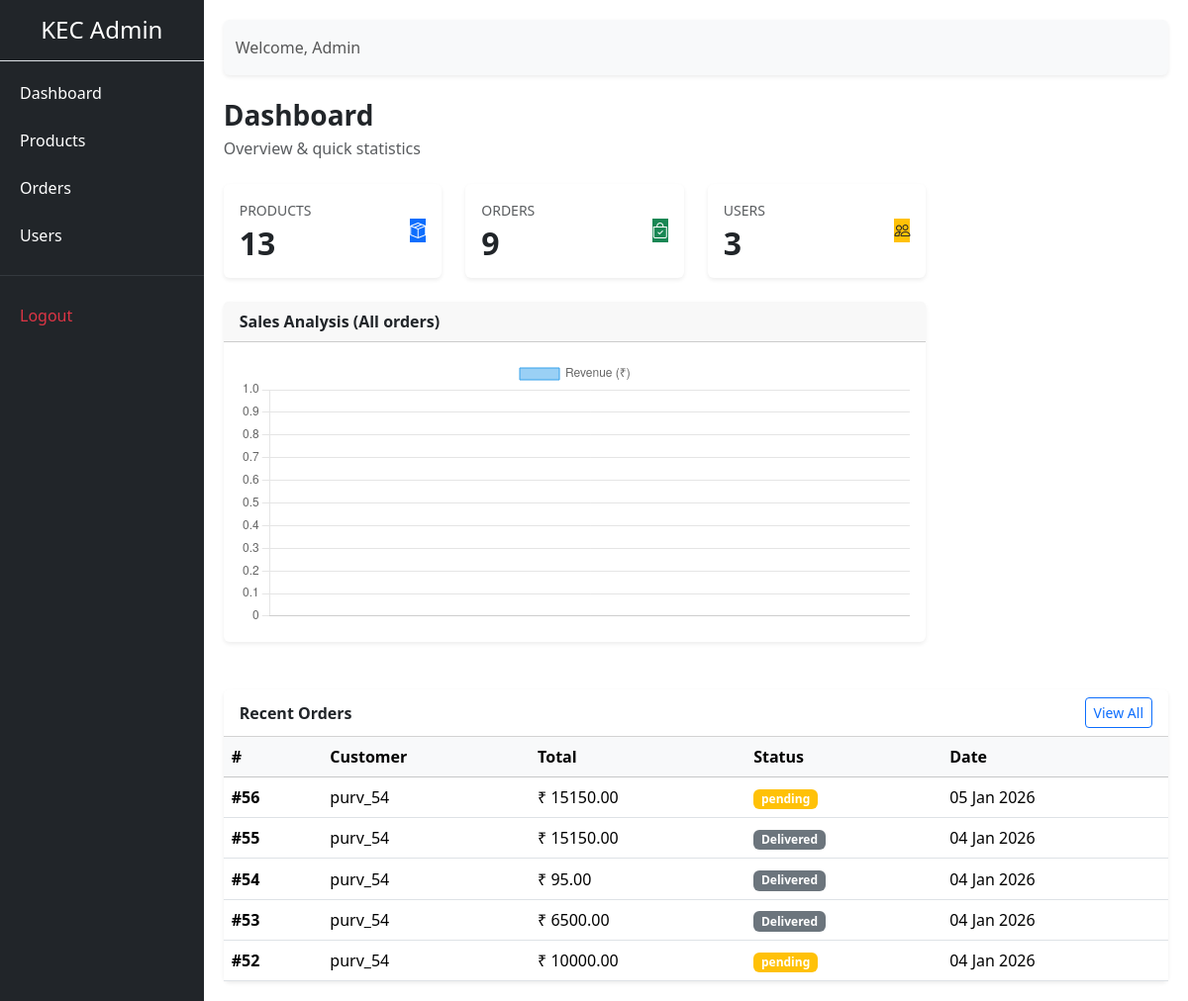
Page /admin-panel/dashboard/ (signed in) on the earlier database version.
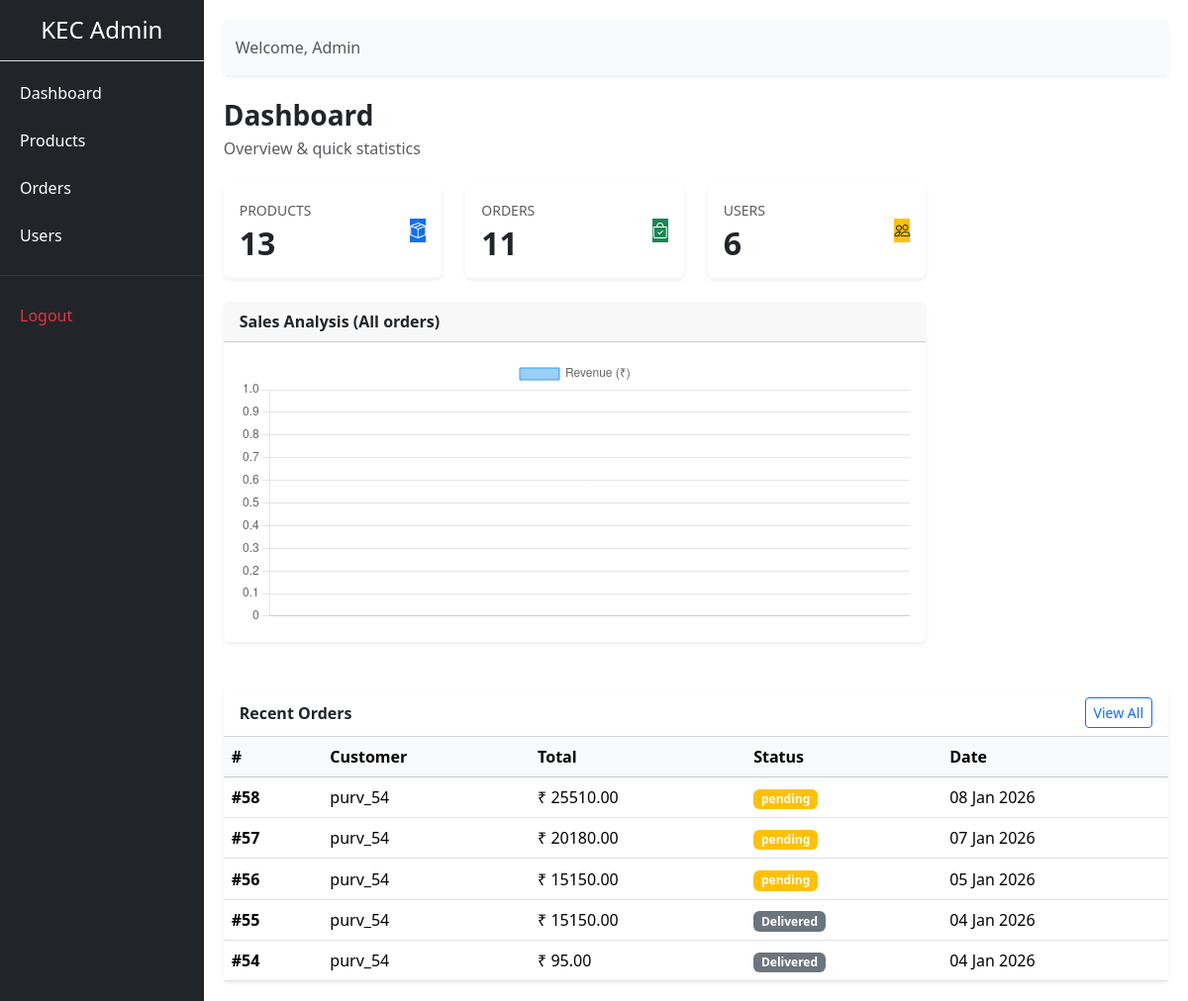
Same page on the later database version.
### store/models.py (models this page shows, shortened)
class Order(models.Model):
    STATUS_CHOICES = (
        ('pending', 'Pending'),
        ('shipped', 'Shipped'),
        ('delivered', 'Delivered'),
        ('confirmed', 'Confirmed'),
        ('cancelled', 'Cancelled'),
    )
    PAYMENT_STATUS = (
        ('pending', 'Pending'),
        ('paid', 'Paid'),
        ('failed', 'Failed'),
    )
    PAYMENT_METHOD = (
        ('cod', 'Cash On Delivery'),
        ('razorpay', 'Razorpay'),
    )
    user = models.ForeignKey(User, on_delete=models.SET_NULL, null=True, blank=True)
    full_name = models.CharField(max_length=200)
    email = models.EmailField()
    phone = models.CharField(max_length=15)
    address = models.TextField()
    city = models.CharField(max_length=100)
    pincode = models.CharField(max_length=10)
    notes = models.TextField(blank=True, null=True)
    status = models.CharField(max_length=20, choices=STATUS_CHOICES, default='pending')
    payment_method = models.CharField(max_length=20, choices=PAYMENT_METHOD, null=True,blank=True)
    payment_status = models.CharField(max_length=20, choices=PAYMENT_STATUS, default='pending')
    razorpay_order_id = models.CharField(max_length=100, blank=True, null=True)
    razorpay_payment_id = models.CharField(max_length=100, blank=True, null=True)
    razorpay_signature = models.CharField(max_length=200, blank=True, null=True)
    created_at = models.DateTimeField(auto_now_add=True)
    @property
    def total_amount(self):
        return sum(item.subtotal for item in self.items.all())

class OrderItem(models.Model):
    order = models.ForeignKey(Order, on_delete=models.CASCADE, related_name="items")
    product = models.ForeignKey(Product, on_delete=models.SET_NULL, null=True)
    quantity = models.PositiveIntegerField(default=1)
    price = models.DecimalField(max_digits=10, decimal_places=2)
    @property
    def subtotal(self):
        return self.quantity * self.price

### adminpanel/views.py (the view, shortened to what this page needs)
# urls.py: path('dashboard/', views.dashboard, name='dashboard'),
@login_required(login_url='adminpanel:login')
@user_passes_test(is_admin)
def dashboard(request):
    total_products = Product.objects.count()
    total_users = User.objects.count()
    total_orders = Order.objects.count()
    recent_orders = Order.objects.order_by('-created_at')[:5]
    total_revenue = sum(order.total_amount for order in Order.objects.all())
    category_sales = (
        OrderItem.objects
        .filter(order__status='delivered')
        .values(
            'product__category__name',
            'product__category'
        )
        .annotate(
            revenue=Sum(F('price') * F('quantity'))
        )
        .order_by('-revenue')
    )
    category_labels = []
    category_revenues = []
    context = {
        'total_products': total_products,
        'total_users': total_users,
        'total_orders': total_orders,
        'recent_orders': recent_orders,
        'total_revenue': total_revenue,
        'category_labels': category_labels,
        'category_revenues': category_revenues,
    }
    return render(request, 'adminpanel/dashboard.html', context)

### adminpanel/views.py (called while the page is built)
def is_admin(user):
    return user.is_authenticated and user.is_staff

### store/context_processors.py (called while the page is built)
def wishlist_count(request):
    if request.user.is_authenticated:
        count = Wishlist.objects.filter(user=request.user).count()
    else:
        count = 0
    return {'wishlist_count': count}

### adminpanel/templates/adminpanel/dashboard.html (shortened to what the changed rows need)
{% extends 'adminpanel/base.html' %}
{% block content %}
<div class="row g-4">
    <div class="col-md-3">
        <div class="card stat-card shadow-sm border-0">
            <div class="card-body d-flex justify-content-between align-items-center">
                <div>
                    <h2 class="fw-bold mb-0">{{ total_products }}</h2>
                </div>
            </div>
        </div>
    </div>
    <div class="col-md-3">
        <div class="card stat-card shadow-sm border-0">
            <div class="card-body d-flex justify-content-between align-items-center">
                <div>
                    <p class="text-muted mb-1 text-uppercase small">Orders</p>
                    <h2 class="fw-bold mb-0">{{ total_orders }}</h2>
                </div>
            </div>
        </div>
    </div>
    <div class="col-md-3">
        <div class="card stat-card shadow-sm border-0">
            <div class="card-body d-flex justify-content-between align-items-center">
                <div>
                    <p class="text-muted mb-1 text-uppercase small">Users</p>
                    <h2 class="fw-bold mb-0">{{ total_users }}</h2>
                </div>
            </div>
        </div>
    </div>
</div>
<div class="card mt-5 shadow-sm border-0">
    <div class="card-body p-0">
        <table class="table table-hover align-middle mb-0">
            <thead class="table-light">
                <tr>
                    <th>#</th>
                    <th>Customer</th>
                    <th>Total</th>
                    <th>Status</th>
                    <th>Date</th>
                </tr>
            </thead>
            <tbody>
                {% for order in recent_orders %}
                <tr>
                    <td><strong>#{{ order.id }}</strong></td>
                    <td>{{ order.user.username }}</td>
                    <td>₹ {{ order.total_amount }}</td>
                    <td>
                        <span class="badge
                            {% if order.status|lower == 'pending' %} bg-warning
                            {% elif order.status|lower == 'completed' %} bg-success
                            {% elif order.status|lower == 'cancelled' %} bg-danger
                            {% else %} bg-secondary {% endif %}
                        ">
                            {{ order.status }}
                        </span>
                    </td>
                    <td>{{ order.created_at|date:"d M Y" }}</td>
                </tr>
                {% empty %}
                <tr>
                    <td colspan="5" class="text-center text-muted py-4">
                        No recent orders found
                    </td>
                </tr>
                {% endfor %}
            </tbody>
        </table>
    </div>
</div>
{% endblock %}
{% block extra_js %}
<script>
document.addEventListener("DOMContentLoaded", function () {
    const labelsEl = document.getElementById("category-labels");
    const revenuesEl = document.getElementById("category-revenues");
    if (!labelsEl || !revenuesEl) {
        console.error("Category sales data missing");
        return;
    }
    const labels = JSON.parse(labelsEl.textContent);
    const revenues = JSON.parse(revenuesEl.textContent);
    const ctx = document.getElementById("categorySalesChart");
    if (!ctx) return;
    new Chart(ctx, {
        type: "bar",
        data: {
            labels: labels,
            datasets: [{
                label: "Revenue (₹)",
                data: revenues,
                borderWidth: 1
            }]
        },
        options: {
            responsive: true,
            scales: {
                y: { beginAtZero: true }
            }
        }
    });
});
</script>
{% endblock %}

Differences in the rows shown:
no longer on this page (row unchanged): Order: id "53", user.username "purv_54", total_amount "6500.00", status "Delivered", created_at "04 Jan 2026"
no longer on this page (row unchanged): Order: id "52", user.username "purv_54", total_amount "10000.00", status "pending", created_at "04 Jan 2026"
added Order: id "58", user.username "purv_54", total_amount "25510.00", status "pending", created_at "08 Jan 2026"
added Order: id "57", user.username "purv_54", total_amount "20180.00", status "pending", created_at "07 Jan 2026"
Other differences:
{{ total_orders }}: "9" → "11"
{{ total_users }}: "3" → "6"
